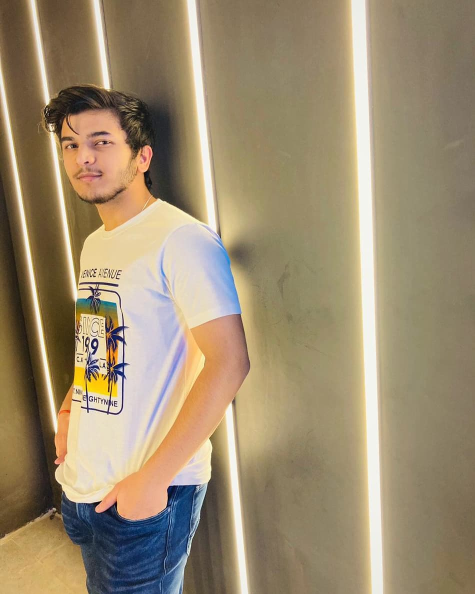
#> input picture images.jpg, 950 x 1188 px (shown at 1/2 size)
$ jupyter execute main.ipynb
#> lines starting #> are read from the running program, lines starting #| are printed output that depends on the picture
[cell 1]
import cv2
image = cv2.imread('images.jpg')
#> image is the input picture: shape (1188, 950, 3); mean B, G, R 112.4, 140.4, 156.9
scale_percent = 50 # percent of original size
width = int(image.shape[1] * scale_percent / 100)
#> width = 475
height = int(image.shape[0] * scale_percent / 100)
#> height = 594
dim = (width, height)
#> dim = (475, 594)
img = cv2.resize(image, dim, interpolation = cv2.INTER_AREA)
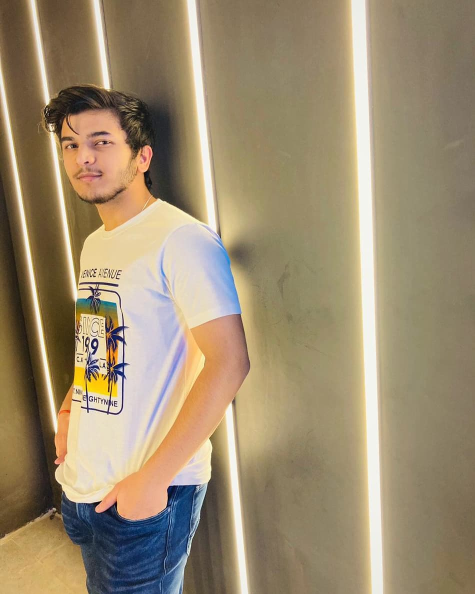
#> img: shape (594, 475, 3); mean B, G, R 112.6, 140.6, 157.1
grayscale = cv2.cvtColor(img, cv2.COLOR_BGR2GRAY)
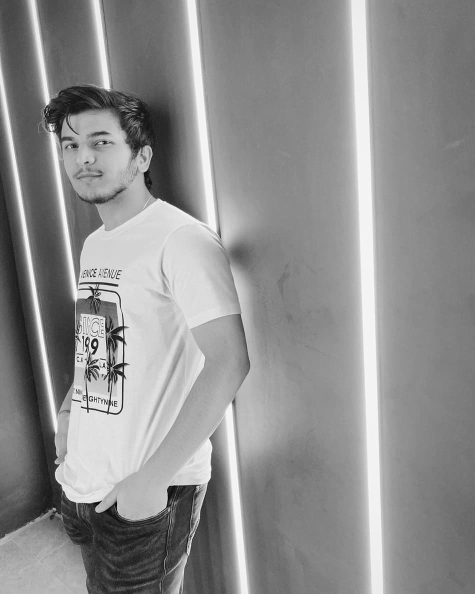
#> grayscale: shape (594, 475); min 8, max 249, mean 142.3
img_invert = cv2.bitwise_not(grayscale)
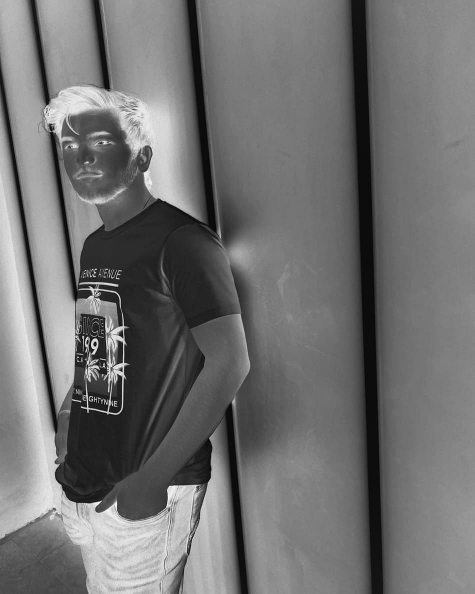
#> img_invert: shape (594, 475); min 6, max 247, mean 112.7
img_smoothing = cv2.GaussianBlur(img_invert,(29,29), sigmaX=0, sigmaY=0)
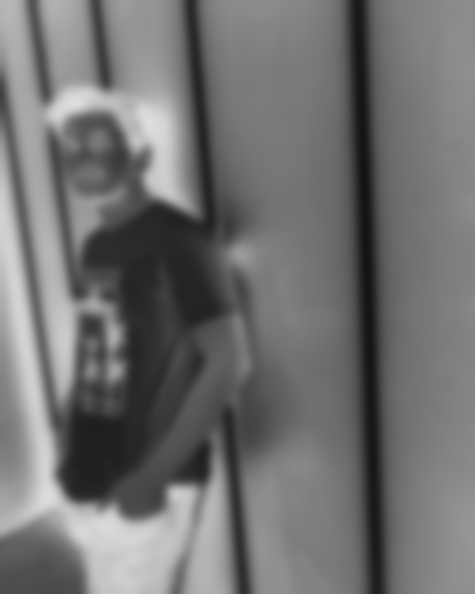
#> img_smoothing: shape (594, 475); min 19, max 222, mean 112.7
def dodgeV2(x, y):
    return cv2.divide(x, 255 - y, scale=256)
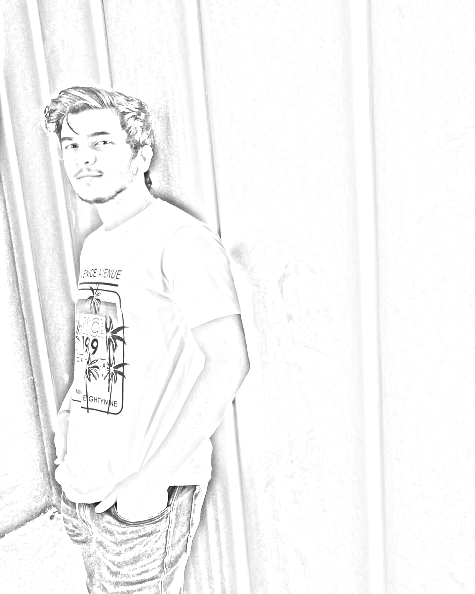
#> returned value: shape (594, 475); min 19, max 255, mean 246.6
producedImage = dodgeV2(grayscale, img_smoothing)

cv2.imshow('',producedImage)
cv2.waitKey(0)
